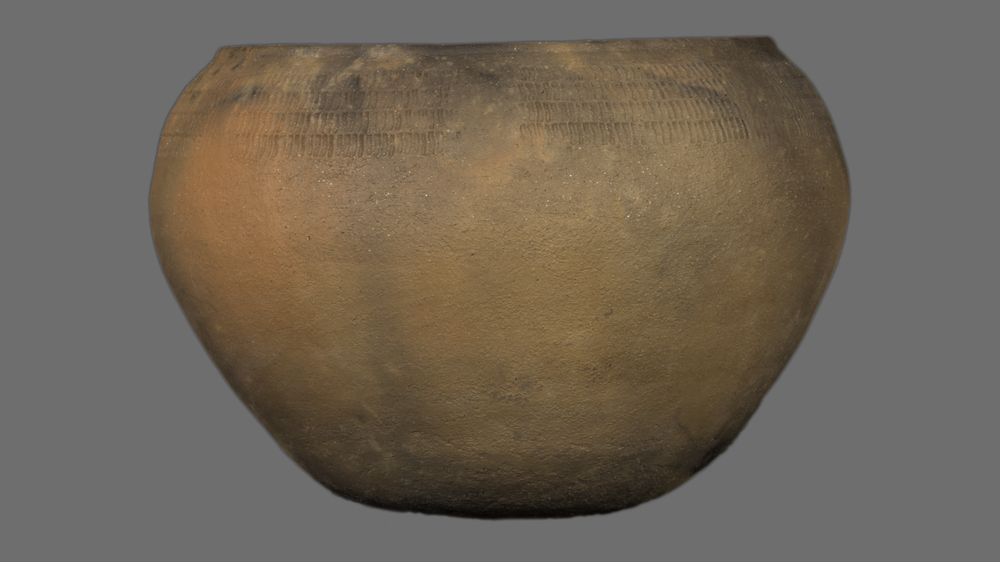
#> input picture analysis/image_processing/original-images/Obj0108_Asset0046.tif, 1000 x 562 px, shrunk from 1920 x 1080 before the run; its folder holds only this picture in this run
$ jupyter execute --allow-errors normalize_images.ipynb   (shell and % lines are left out)
#> lines starting #> are read from the running program, lines starting #| are printed output that depends on the picture; after the words box and inside, x2 and y2 are one past the last pixel; in counts of white or black regions, pixels touching at a corner belong together
### Code to normalize mean luminance and contrast from experimental images.
The idea is to homogenize stimuly so that we can avoid the main contrast effects that are affecting the pupil

[cell 1]
import imageio
from pathlib import Path
import numpy as np
from matplotlib import pyplot as plt
import cv2
SOURCE_FOLDER = 'original-images'
DEST_FOLDER = 'matched-images'
#remove background
background_color = (110)  # Example: Red background color

files = list(Path(SOURCE_FOLDER).iterdir())
files=files[:-1]
n_images = len(files)
#> (the rest of this cell did not finish here and is left out)

Lets see the mean pixel value(intensity) and std (contrast) of the original images, including the background

[cell 2]
for i in range(n_images):
    print(f'{i}: intensity={images[i].mean()}, contrast={images[i].std()}')

Lets see the mean pixel value(intensity) and std (contrast) of the original images, excluding the background

[cell 3]
for i in range(n_images):
    print(f'{i}: intensity={images[i][images[i] !=background_color].mean()}, contrast={images[i][images[i] !=background_color].std()}')

To equalize the mean pixel value (intensity) and standard deviation (contrast),
we perform the following steps for each image

- subtract the mean value, thus setting the mean to 0
- divide by the standard deviation of the stimulus, thus setting the standard
  deviation to 1
- multiply by the grand mean (=across all images) standard deviation
- add the grand mean value

[cell 4]
STD_REDUCTION = 0.75

#> (the rest of this cell did not finish here and is left out)

Let's check the mean pixel value (intensity) and standard deviation (contrast)
of the matched images. They should be almost identical for all images! If there
are still differences, this is because some of the pixel values were adjusted
to be out of the 0 - 255 range. To avoid this from happening, decrease the
STD_REDUCTION value above. This reduces the contrast for all images, thus
avoiding pixel values from exceeding the 0 - 255 range.

[cell 5]
for i in range(n_images):
    print(f'{i}: intensity={images[i][images[i] !=background_color].mean()}, contrast={images[i][images[i] !=background_color].std()}')

Write the matched images to file and show them.

[cell 6]
for i, filename in enumerate(files):
    im = np.array(images[i], dtype=np.uint8)
    plt.imshow(im)
    plt.show()
    imageio.imwrite(Path(DEST_FOLDER) / filename.name, im)

Now lets see the histograms of the original vs the transformed images

### ORIGINAL

[cell 7]
import os
EXP_IMAGES_PATH=Path(r'original-images')

images=[]
images_list=os.listdir(EXP_IMAGES_PATH)
# If we are on a windows sistem remove thumbs.db cache file
if 'Thumbs.db' in images_list:
   images_list.remove('Thumbs.db')
# images_list.remove('assets.txt')
n_images = len(images_list)
images_strip=list(map(lambda x: x.split('.')[0].split('_')[0],images_list)) #remove .tiiff and '_'
data_dict=dict([('assets',[]),('mean_lum_mask',[]),('std_lum_mask',[]),('mean_lum',[]),('std_lum',[])])

for  filename,images_stripped in zip(images_list,images_strip):
    im = cv2.imread(str(EXP_IMAGES_PATH.joinpath(filename)),cv2.IMREAD_GRAYSCALE)
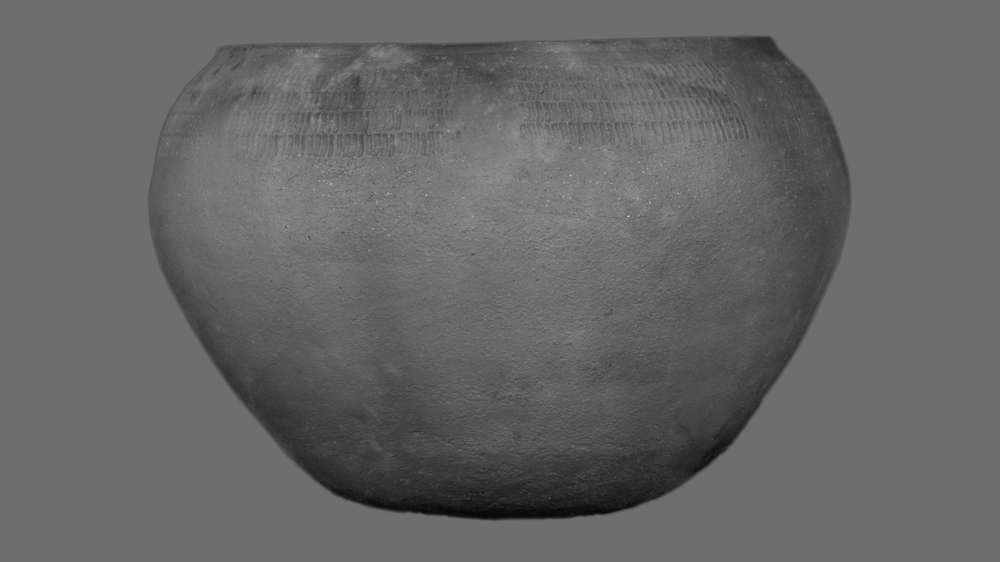
#> im: shape (562, 1000); min 5, max 215, mean 102.2
    fig1,ax1=plt.subplots(1,)
    ax1.imshow(im,cmap='gray')
    #remove background
    background_color = (110)  # Example: Red background color


    # Compute the mask for the background color
    mask = cv2.inRange(im, background_color, background_color)
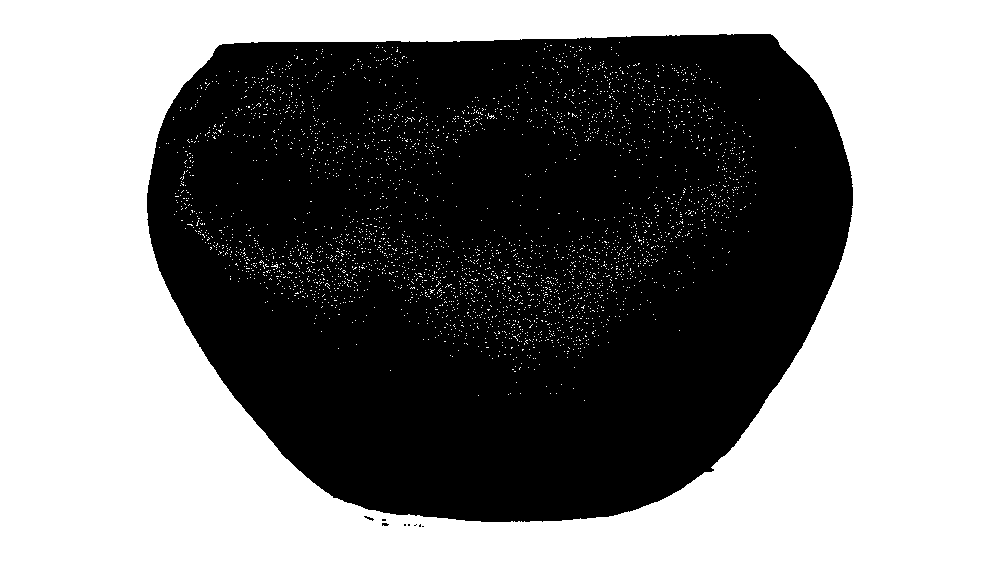
#> mask: shape (562, 1000); 50.5% white; 9 black regions (7 under 20 px), largest, box (x1, y1, x2, y2) and area: (147, 34, 853, 522) 278199, (364, 516, 374, 521) 20


    # Apply the mask to remove the background color
    image_removed = cv2.bitwise_and(im, im, mask=~mask)
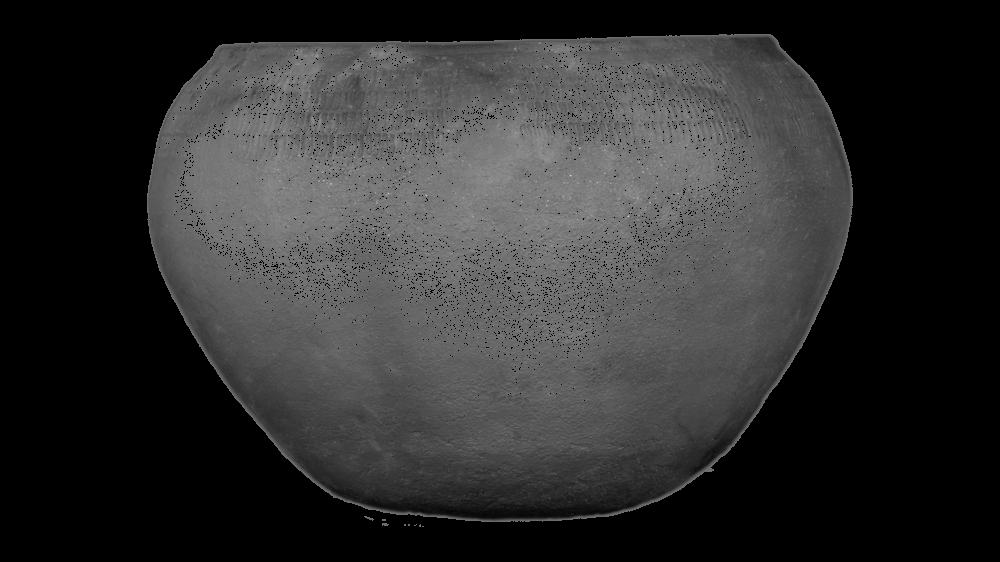
#> image_removed: shape (562, 1000); min 0, max 215, mean 46.6

    # Convert pixel values to the range of 0 to 1
    image_normalized = image_removed.astype(np.float32) / 255.0

    # Apply the mask to the normalized image
    image_normalized_masked = cv2.bitwise_and(image_normalized, image_normalized, mask=~mask)

 # Calculate the histogram with bins between 0 and 1
    hist, bins = np.histogram(image_normalized[image_normalized>0], bins=np.linspace(0, 1, num=256))
#> hist = 255 values, max 5502 at index 109, min 0 at index 0, mean 1091.2; bins = 256 values from 0 to 1

    # Plot the histogram

    fig2,ax2=plt.subplots(1,)
    plt.plot(bins[:-1], hist, color='black')
    plt.xlabel('Pixel Intensity')
    ax1.set_title(f'mean_mask={np.mean(image_normalized[image_normalized>0]):.2} std{np.std(image_normalized[image_normalized>0]):.2}')
    plt.show()
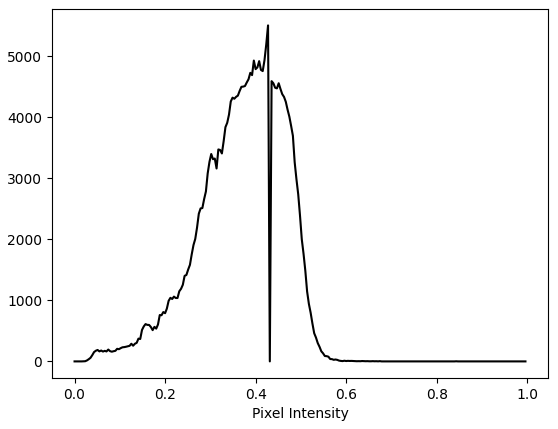
#> figure drawn by matplotlib, 1 panel; curve peaks at x = 0.427, y = 5502

    #ADD DATA to dataframe
    data_dict['assets'].append(images_stripped)
    data_dict['mean_lum_mask'].append(np.mean(image_normalized[image_normalized>0]))
    data_dict['std_lum_mask'].append(np.std(image_normalized[image_normalized>0]))
    data_dict['mean_lum'].append(np.std(image_normalized))
    data_dict['std_lum'].append(np.std(image_normalized))

## transformed images

[cell 8]
import os
EXP_IMAGES_PATH=Path(r'matched-images')

images=[]
#> (the rest of this cell did not finish here and is left out)

[cell 9]
im = cv2.imread('Obj0110_Asset0048 (1).tiff',cv2.IMREAD_GRAYSCALE)
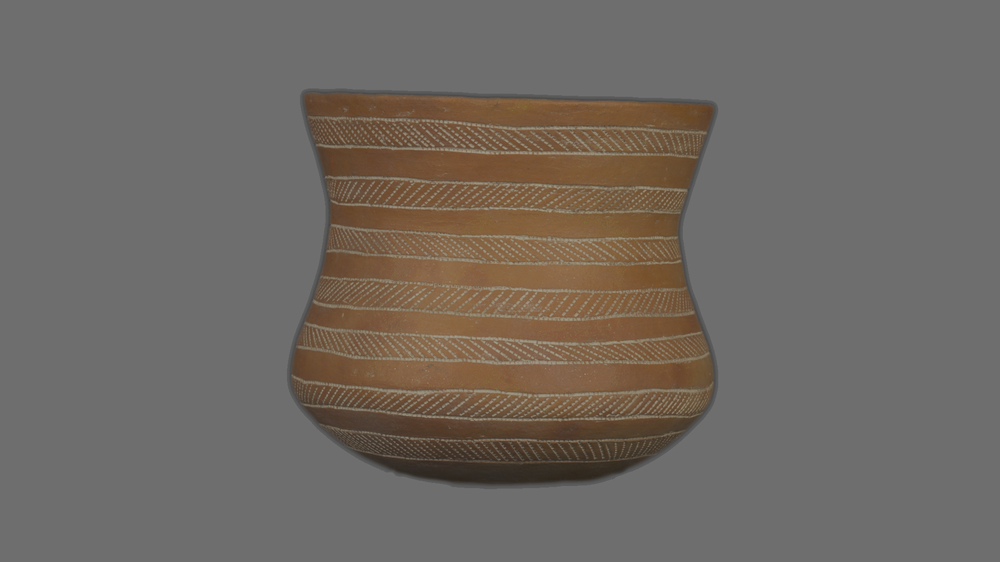
#> input picture analysis/image_processing/Obj0110_Asset0048 (1).tiff, 1000 x 562 px, shrunk from 1920 x 1080 before the run
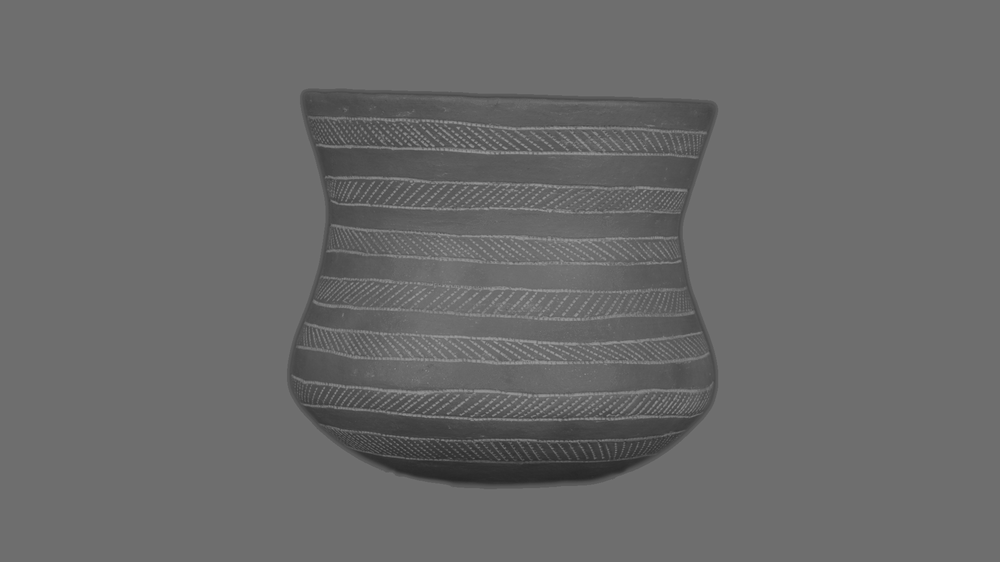
#> im: shape (562, 1000); min 39, max 157, mean 106
im
